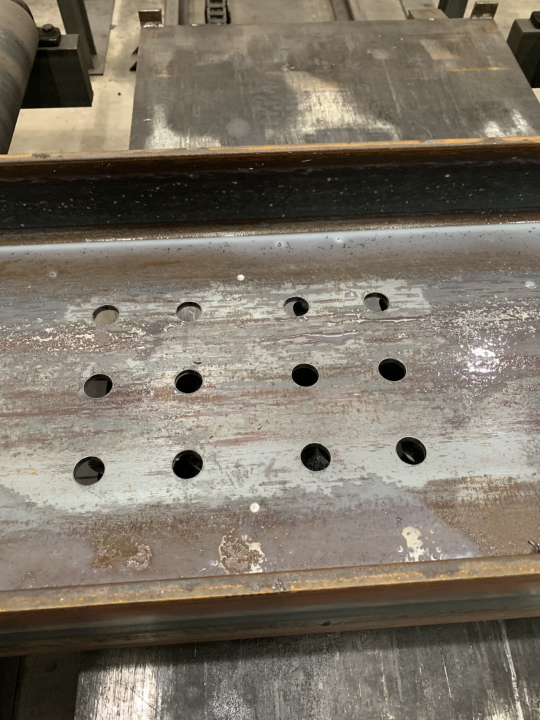
#> input picture mid1.jpg, 1080 x 1440 px (shown at 1/2 size)
$ python circle_test.py
#> lines starting #> are read from the running program, lines starting #| are printed output that depends on the picture
import numpy as np
import cv2 as cv

##qr_persective
##完成图片倾斜校正
##计算每个像素点mm尺寸 size_ratio
##引如wechat二维码识别

img = cv.imread('mid1.jpg',0)
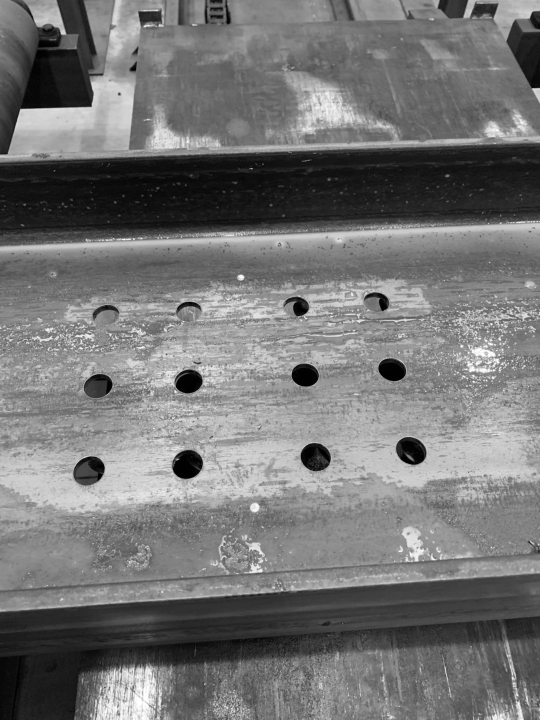
#> img: shape (1440, 1080) (shown at 1/2 size); min 0, max 255, mean 116.9
#img = cv.medianBlur(img,5)
cimg = cv.cvtColor(img,cv.COLOR_GRAY2BGR)


circles = cv.HoughCircles(img,cv.HOUGH_GRADIENT,1,50,
                            param1=210,param2=20,minRadius=5,maxRadius=20)
#> circles = 34 rows, first 8: [921.5, 656.5, 19.4], [245.5, 1355.5, 19.4], [350.5, 849.5, 19.4], [775.5, 736.5, 19.4], [273.5, 779.5, 17.2], [958.5, 718.5, 17.2], [832.5, 907.5, 19.4], [257.5, 681.5, 17.2]
# HoughCircles(
#         InputArray image, //输入图像,必须是8位的单通道灰度图像
#         OutputArray circles, //输出结果，找到的圆信息
#         Int method, //方法是HOUGH_GRADIENT或HOUGH_GRADIENT_ALT
#         Double dp, //dp = 1或1.5
#         Double mindist, //最短距离-可以分辨是两个圆的，否则认为是同心圆
#         Double param1, //canny edge detection low threshold,Canny边缘检测的较大阈值
#         Double param2, //方法不同,含义不同
#
#         Int minradius, //最小半径
#         Int maxradius //最大半径

circles = np.uint16(np.around(circles))
#> circles = 34 rows, first 8: [922, 656, 19], [246, 1356, 19], [350, 850, 19], [776, 736, 19], [274, 780, 17], [958, 718, 17], [832, 908, 19], [258, 682, 17]
for i in circles[0,:]:
    # 绘制外圆
    cv.circle(cimg,(i[0],i[1]),i[2],(0,255,0),2)
    # 绘制圆心
    cv.circle(cimg,(i[0],i[1]),2,(0,0,255),3)
    print("radis=",i[2])
#> this loop made 34 passes
#> i on passes 1 to 12: [922, 656, 19], [246, 1356, 19], [350, 850, 19], [776, 736, 19], [274, 780, 17], [958, 718, 17], [832, 908, 19], [258, 682, 17], [428, 752, 19], [598, 614, 19], [112, 674, 17], [468, 1418, 14]
#| radis= 19
#| radis= 19
#| radis= 19
#| radis= 19
#| radis= 17
#| radis= 17
#| radis= 19
#| radis= 17
#> (further printed lines are left out)
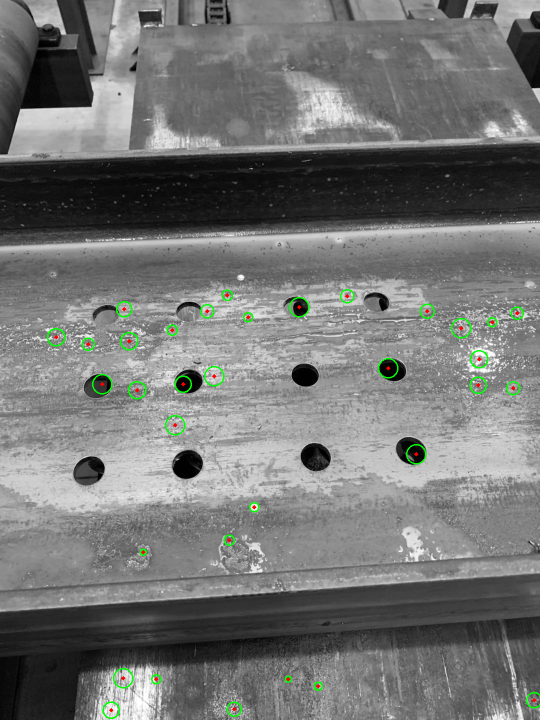
#> cimg: shape (1440, 1080, 3) (shown at 1/2 size); mean B, G, R 115.9, 117.4, 116.2

cv.namedWindow('detected circles', cv.WINDOW_FREERATIO)
cv.imshow('detected circles',cimg)
cv.waitKey(0)
cv.destroyAllWindows()

$ run again, with mid2.jpg copied over mid1.jpg
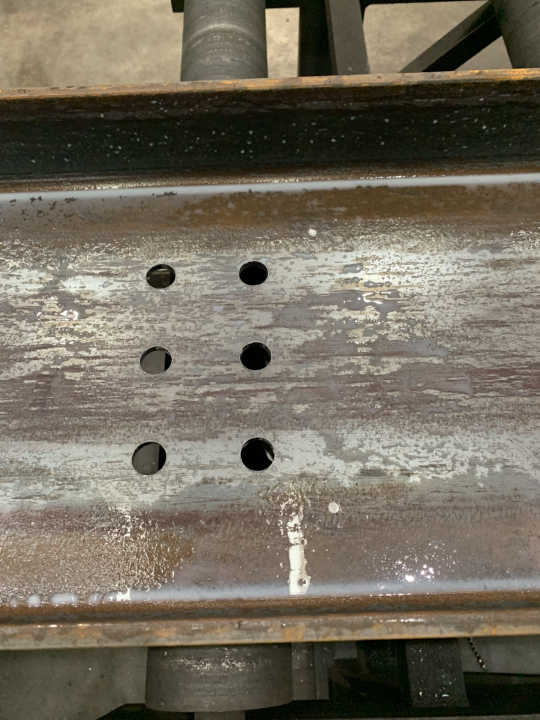
#> input picture mid2.jpg, 1080 x 1440 px (shown at 1/2 size)
#> `img = cv.imread('mid1.jpg',0)`:
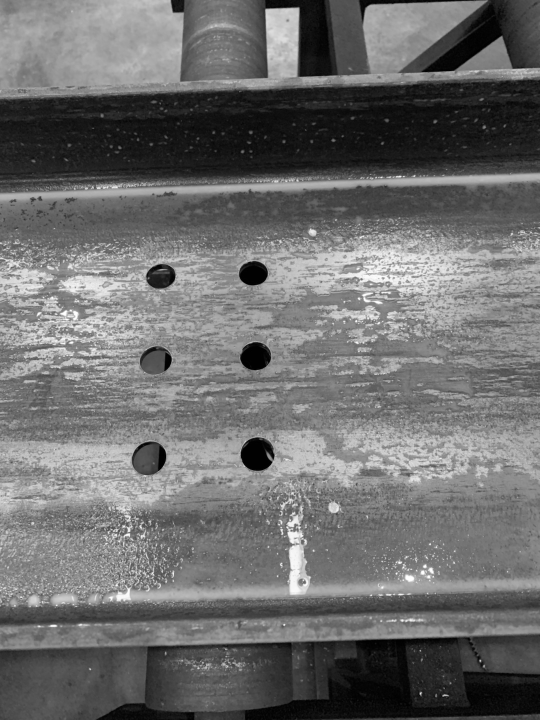
#> img: shape (1440, 1080) (shown at 1/2 size); min 0, max 255, mean 109.2
#> `circles = cv.HoughCircles(img,cv.HOUGH_GRADIENT,1,50, param1=210,param..`: circles = 34 rows, first 8: [243.5, 1118.5, 19.4], [708.5, 473.5, 19.4], [248.5, 1059.5, 19.4], [175.5, 1046.5, 17.2], [105.5, 668.5, 17.2], [243.5, 666.5, 19.4], [760.5, 510.5, 19.4], [1044.5, 483.5, 17.2]
#> `circles = np.uint16(np.around(circles))`: circles = 34 rows, first 8: [244, 1118, 19], [708, 474, 19], [248, 1060, 19], [176, 1046, 17], [106, 668, 17], [244, 666, 19], [760, 510, 19], [1044, 484, 17]
#> the loop `for i in circles[0,:]:` made 34 passes
#> (printed output is left out)
#> after the loop `for i in circles[0,:]:`:
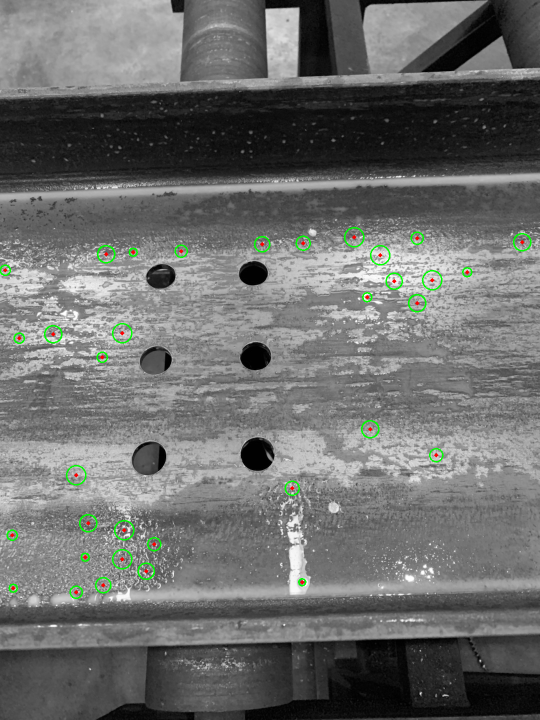
#> cimg: shape (1440, 1080, 3) (shown at 1/2 size); mean B, G, R 108.2, 109.7, 108.4
